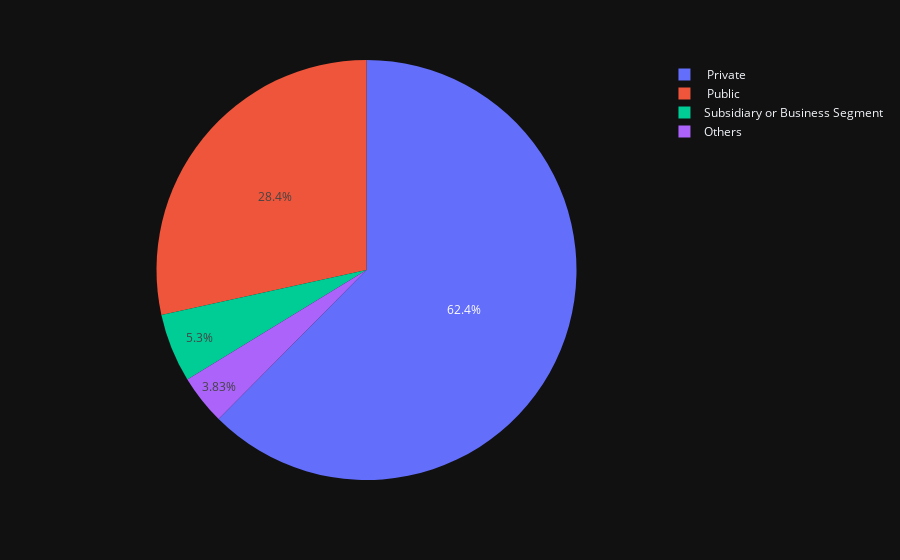

The cell this chart's notebook holds for it:
### Code cell
px.pie(newOwnership, values='Count', names='Type of ownership')

### Figure 1 — Plotly figure (JSON) as saved in the notebook; plotly's stock layout.template omitted (floating-point values rounded to 4 significant figures)
{"data": [{"domain": {"x": [0.0, 1.0], "y": [0.0, 1.0]}, "hovertemplate": "Type of ownership=%{label}<br>Count=%{value}<extra></extra>", "labels": [" Private", " Public", "Subsidiary or Business Segment", "Others"], "legendgroup": "", "name": "", "showlegend": true, "values": [1403, 639, 119, 86], "type": "pie"}], "layout": {"legend": {"tracegroupgap": 0}, "margin": {"t": 60}}}
